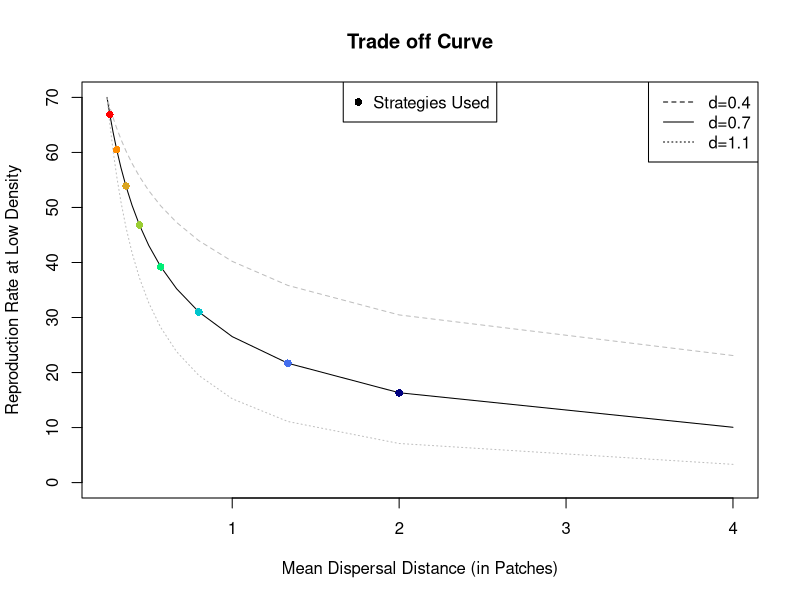
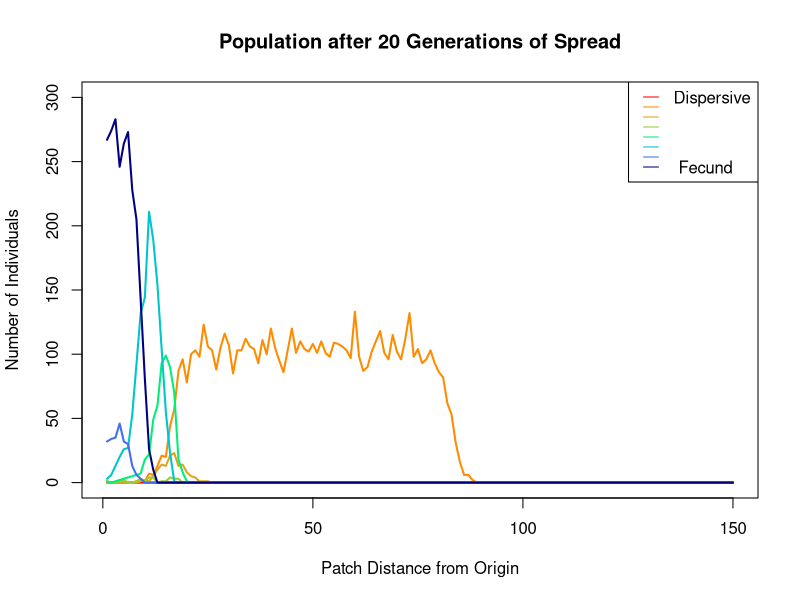
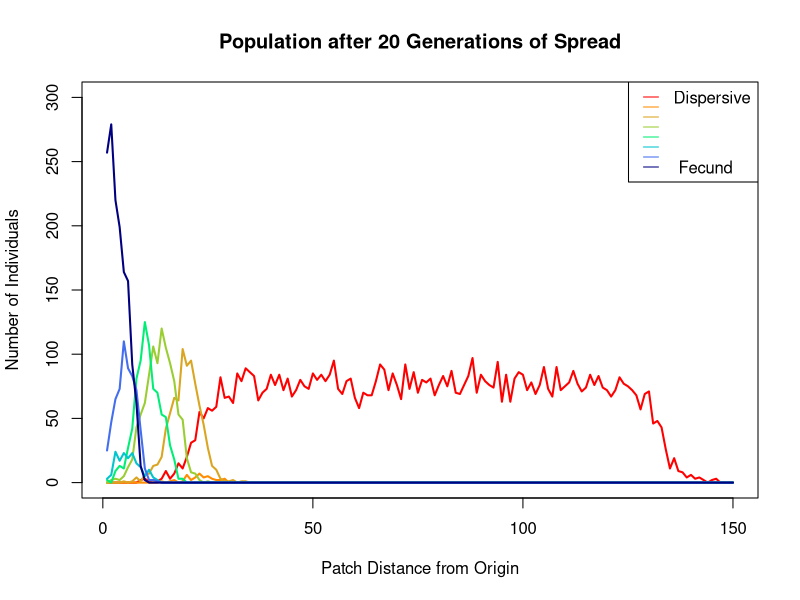
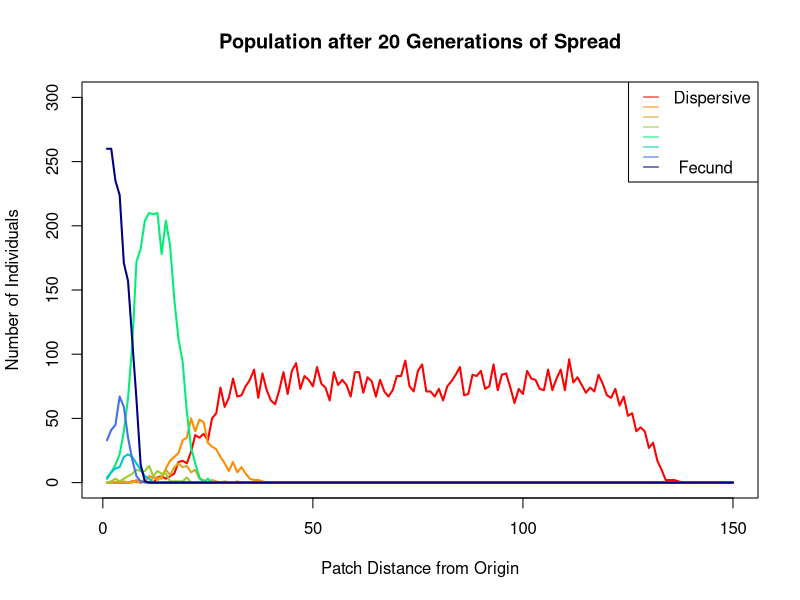
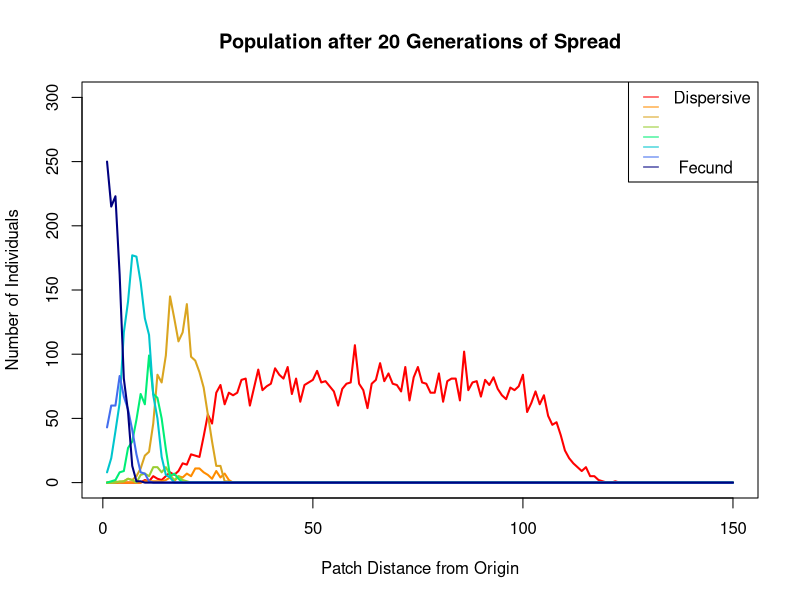
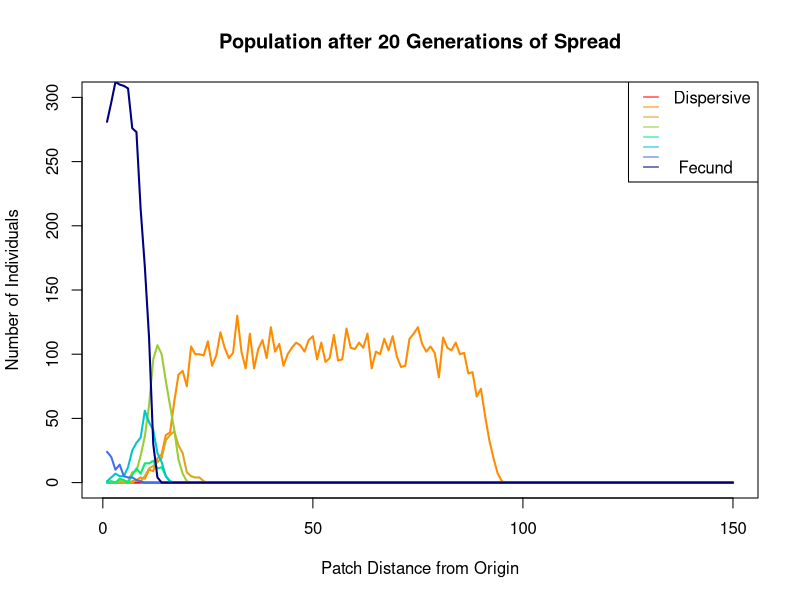
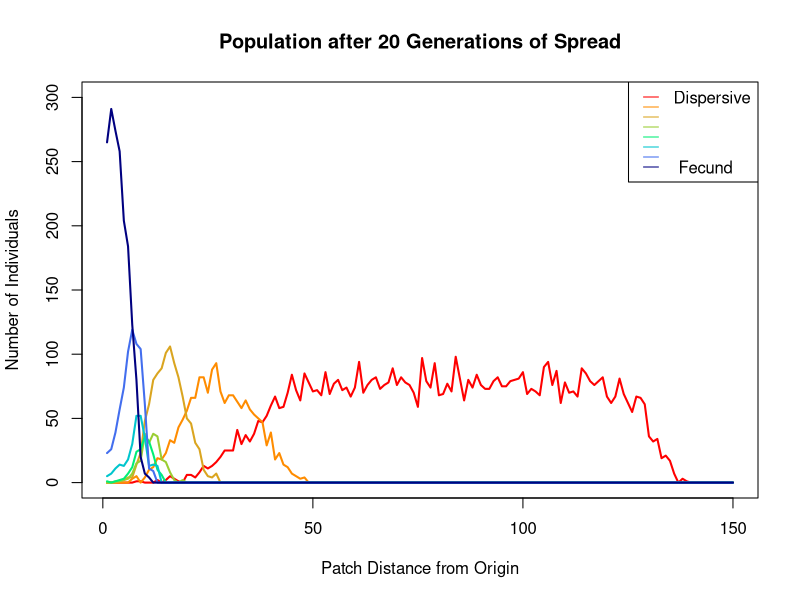
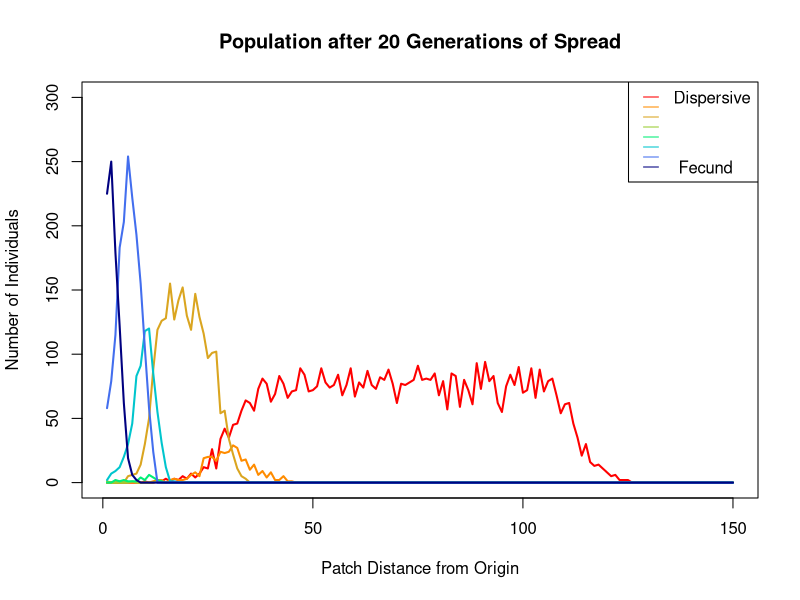

R code for these plots, in order: (Note: a time limit stopped this script after it produced the figures.)
## ---- chunk 1

#define trade-off curves
m<-seq(from=0.25,to=4,by=0.25)
lambdas04<-70*(m/4)^0.4
lambdas07<-70*(m/4)^0.7
lambdas11<-70*(m/4)^1.1
#points to use (should automate this)
m8<-c(0.5,0.75,1.25,1.75,2.25,2.75,3.25,3.75)
#convert to mean dispersal distance
mdd<-1/m
mdd8<-1/m8
#lambdas to use (should automate this)
lambdas8<-c(16.3,21.7,31,39.2,46.8,53.9,60.5,66.9)

#plot the trade-off curves with points for strategies used
plot(lambdas07~mdd, main="Trade off Curve", ylim=c(0,70), xlab="Mean Dispersal Distance (in Patches)", ylab="Reproduction Rate at Low Density",type="l")
lines(x=mdd,y=lambdas04, lty=2, col="grey")
lines(x=mdd, y=lambdas11, lty=3, col="grey")
points(x=mdd8, y=lambdas8, col=c("navy","royalblue2","turquoise3","springgreen2","yellowgreen","goldenrod","darkorange","red"), pch=16)
legend(x="topright", legend=c("d=0.4","d=0.7","d=1.1"), lty=c(2,1,3))
legend(x="top", legend=c("Strategies Used"), pch=16)
## ---- chunk 2
#########################################################

# parameters

#intrinsic rate of increase (lowest)
lambda1 <- 16.3
#intrinsic rate of increase
lambda2 <- 21.7
#intrinsic rate of increase
lambda3 <- 31
#intrinsic rate of increase
lambda4 <- 39.2
#intrinsic rate of increase
lambda5 <- 46.8
#intrinsic rate of increase
lambda6 <- 53.9
#intrinsic rate of increase
lambda7 <- 60.5
#intrinsic rate of increase (highest)
lambda8 <- 66.9
#intraspecific competition
alpha <- .2
#distance decay rate (highest)
m1 <- 0.5
#distance decay rate 
m2<-0.75
#distance decay rate 
m3<-1.25
#distance decay rate 
m4<-1.75
#distance decay rate 
m5<-2.25
#distance decay rate 
m6<-2.75
#distance decay rate 
m7<-3.25
#distance decay rate 
m8<-3.75
#starting population for each strategy
N_0 <- 2
# number of simulations to run
nsim<-10
#number of generations to simulate 
g_max <- 20
#distance between patches vector
dpatch <- 1
#Define distance vector (for now must be integer distances between patches)
dvect <- seq(from=0,length.out = 150,by=dpatch)
#number of patches
patch <- length(dvect)
# p1<-seq(from=0,length.out=3,by=1)
# p2<-seq(from=8,length.out=3,by=1)
# p3<-seq(from=13,length.out=5,by=1)
# dvect<-c(p1,p2,p3)

##########################################################

#functions

#seed production function
gNty <- function(j,k,lambda){ #j is subpopulation, k is total
  seeds<-vector()
  jnext<-(lambda*j)/(1+alpha*(k-1))
  seeds<-c(seeds,jnext)
  return(round(seeds,0))
}

#dispersal function second version -- refactored to remove unnecessary loops and seperate steps into helpers
disperse<-function(x,y,m){ # x is the number of seeds in the patch
  # y is the coloumn index of the patch 
  # m is the parameter defining the dispersal kernel
  pmove<-vector("numeric", patch)
  if (x==0)
    return(pmove)
  else
    move<-distance(x,m)*direction(x)
  for (i in 1:x){ #this moves seeds to their new home, x is number of seeds, compute for each seed 
    for (j in 1:patch){ #this finds the corresponding home for each seed 
     # place(move[i],pwdist[y,j],pmove[j])
      if (move[i]==pwdist[y,j])
      {pmove[j]<-pmove[j]+1}
    }
  }
 return(pmove) 
}
#dispersal helper -- generate random distances, parameters are from disperse
distance<-function(x,m){
  dist<-round(rexp(x,m),0)
  return(dist)
}

#dispersal helper -- generate random directions,x is as disperse
direction<-function(x){
  dir<-rbinom(x,1,0.5)
  sapply(dir,refactor)
}

#direction helper -- refactor 0 to -1
refactor<-function(x){ #  x is values from binomial 
  if (x==0)
    x<- -1
  else x
}

#calculate how many new patches are colonized at the leading edge this generation
lemove<-function(x){ #x is the row in spread matrix corresponding to time t
  moved<-patch-pleft(rev(x))
  moved<-dvect[moved]
  return(moved)
}


#lemove helper how many patches left to colonize
pleft<-function(x){ # x is from lemove, 
  y<-0
  for (k in 1:patch){
    if (x[k] != 0){
      break
    }
    else y<-y+1
  }
  return(y)
}

#calculate how many patches the leading edge moves each generation
# assumes that only one patch is colonized at start
speed<- function(x,y){ # x is vector of the leading edge patch each generation
  # y is the output vector, showing the number of patches the leading edge moved
  for (i in 1:g_max){
    if (i == 1){
      y[i]<-x[i]-1
   }
    else if (x[i] == 0){
     y[i]<-0
   }
    else
      y[i]=x[i]-x[i-1]
  }
  return(y)
}
##########################################################

# Initialize structures for storing data

#Population Spread Matrix
#Adds values to each row for each generation
#Coloumns correspond to patches defined by dvect
spread1<-matrix(0,g_max,patch)
spread1[1,1]<-N_0
spread2<-matrix(0,g_max,patch)
spread2[1,1]<-N_0
spread3<-matrix(0,g_max,patch)
spread3[1,1]<-N_0
spread4<-matrix(0,g_max,patch)
spread4[1,1]<-N_0
spread5<-matrix(0,g_max,patch)
spread5[1,1]<-N_0
spread6<-matrix(0,g_max,patch)
spread6[1,1]<-N_0
spread7<-matrix(0,g_max,patch)
spread7[1,1]<-N_0
spread8<-matrix(0,g_max,patch)
spread8[1,1]<-N_0
spreadttl<-matrix(0,g_max,patch)
spreadttl[1,1]<-N_0*8


#Seeds Dispersed
#vector for storing seeds produced, resets each generation
seeds1<-vector("numeric", patch)
seeds2<-vector("numeric",patch)
seeds3<-vector("numeric",patch)
seeds4<-vector("numeric",patch)
seeds5<-vector("numeric",patch)
seeds6<-vector("numeric",patch)
seeds7<-vector("numeric",patch)
seeds8<-vector("numeric",patch)
#matrix containing number of plants/seeds in each patch after dispersal
#rows are originating patches where seeds were produced,
#coloumns are where they disperse to
seedsd1<-matrix(0,patch,patch)
seedsd2<-matrix(0,patch,patch)
seedsd3<-matrix(0,patch,patch)
seedsd4<-matrix(0,patch,patch)
seedsd5<-matrix(0,patch,patch)
seedsd6<-matrix(0,patch,patch)
seedsd7<-matrix(0,patch,patch)
seedsd8<-matrix(0,patch,patch)

#Pairwise Distances Matrix
#Distances between patch i,j for row i 
#and coloumn j
pwdist<-matrix(NA,patch,patch)
for (i in 1:patch){
  for (j in 1:patch){
    pwdist[i,j]<-dvect[j]-dvect[i]
  }
}

# # vectors for storing colonized patches
# col1<-vector("numeric", g_max)
# col2<-vector("numeric", g_max)
# col3<-vector("numeric", g_max)
# col4<-vector("numeric", g_max)
# col5<-vector("numeric", g_max)
# col6<-vector("numeric", g_max)
# col7<-vector("numeric", g_max)
# col8<-vector("numeric", g_max)
colt<-vector("numeric", g_max)
# 
# #Speed vectors 
# speedv1<-vector("numeric", g_max)
# speedv2<-vector("numeric",g_max)
# speedv3<-vector("numeric",g_max)
# speedv4<-vector("numeric",g_max)
# speedv5<-vector("numeric",g_max)
# speedv6<-vector("numeric",g_max)
# speedv7<-vector("numeric",g_max)
# speedv8<-vector("numeric",g_max)
# speedt<-vector("numeric", g_max)

#Matrix for storing advance per gen.
pmg1<-matrix(NA,nsim,g_max)

# Average speed vectors
# speedmn1<-vector("numeric",nsim)
# speedmn2<-vector("numeric",nsim)
# speedmn3<-vector("numeric",nsim)
# speedmn4<-vector("numeric",nsim)
# speedmn5<-vector("numeric",nsim)
# speedmn6<-vector("numeric",nsim)
# speedmn7<-vector("numeric",nsim)
# speedmn8<-vector("numeric",nsim)
# speedmnt<-vector("numeric",nsim)
####################################################################
## ---- chunk 3
#Run Simulation 
for (x in 1:nsim){                       #for each simulation
 for (i in 1:(g_max-1)){                 #for each generation
  total<-spreadttl[i,]                   #compute total population
  seeds1<-gNty(spread1[i,],total,lambda1) #make seeds
  seeds2<-gNty(spread2[i,],total,lambda2)
  seeds3<-gNty(spread3[i,],total,lambda3)
  seeds4<-gNty(spread4[i,],total,lambda4)
  seeds5<-gNty(spread5[i,],total,lambda5)
  seeds6<-gNty(spread6[i,],total,lambda6)
  seeds7<-gNty(spread7[i,],total,lambda7)
  seeds8<-gNty(spread8[i,],total,lambda8)

  for (j in 1:patch){                     #disperse seeds
    seedsd1[j,]<-disperse(seeds1[j],j,m1)
    seedsd2[j,]<-disperse(seeds2[j],j,m2)
    seedsd3[j,]<-disperse(seeds3[j],j,m3)
    seedsd4[j,]<-disperse(seeds4[j],j,m4)
    seedsd5[j,]<-disperse(seeds5[j],j,m5)
    seedsd6[j,]<-disperse(seeds6[j],j,m6)
    seedsd7[j,]<-disperse(seeds7[j],j,m7)
    seedsd8[j,]<-disperse(seeds8[j],j,m8)
  }
  spread1[i+1,]<-apply(seedsd1,2,sum)     #fill in next row in population matrix
  spread2[i+1,]<-apply(seedsd2,2,sum)
  spread3[i+1,]<-apply(seedsd3,2,sum)
  spread4[i+1,]<-apply(seedsd4,2,sum)
  spread5[i+1,]<-apply(seedsd5,2,sum)
  spread6[i+1,]<-apply(seedsd6,2,sum)
  spread7[i+1,]<-apply(seedsd7,2,sum)
  spread8[i+1,]<-apply(seedsd8,2,sum)
  spreadttl[i+1,]<-spread1[i+1,]+spread2[i+1,]+spread3[i+1,]+spread4[i+1,]+spread5[i+1,]+spread6[i+1,]+spread7[i+1,]+spread8[i+1,]
  
# pmg[x,i]<-lemove(spreadttl[i+1,])
  # col1[i]<-lemove(spread1[i+1,])#calculate how many patches the leading edge has advanced
  # col2[i]<-lemove(spread2[i+1,])
  # col3[i]<-lemove(spread2[i+1,])
  # col4[i]<-lemove(spread2[i+1,])
  # col5[i]<-lemove(spread2[i+1,])
  # col6[i]<-lemove(spread2[i+1,])
  # col7[i]<-lemove(spread2[i+1,])
  # col8[i]<-lemove(spread2[i+1,])
   colt[i]<-lemove(spreadttl[i+1,]) #calculate patches moved per gen.
  
 }
pmg1[x,]<-colt                       #fill in patches moved matrix
  
# speedv1<-speed(col1,speedv1) #combine advances to get invasion velocity of leading edge
# speedv2<-speed(col2,speedv2)
# speedv3<-speed(col2,speedv3)
# speedv4<-speed(col2,speedv4)
# speedv5<-speed(col2,speedv5)
# speedv6<-speed(col2,speedv6)
# speedv7<-speed(col2,speedv7)
# speedv8<-speed(col2,speedv8)
# speedt<-speed(colt,speedt)
# speedm1<-mean(speedv1) # average invasion velocity over time
# speedm2<-mean(speedv2)
# speedm3<-mean(speedv3)
# speedm4<-mean(speedv4)
# speedm5<-mean(speedv5)
# speedm6<-mean(speedv6)
# speedm7<-mean(speedv7)
# speedm8<-mean(speedv8)
# speedmt<-mean(speedt)

#Plot the distribution of strategies at the last generation
  plot(spread1[g_max,], type="l", col="red",ylim=c(0,300),main="Population after 20 Generations of Spread",  xlab="Patch Distance from Origin", ylab="Number of Individuals",lwd=2)
  lines(spread2[g_max,], col="darkorange",lwd=2)
  lines(spread3[g_max,], col="goldenrod",lwd=2)
  lines(spread4[g_max,], col="yellowgreen",lwd=2)
  lines(spread5[g_max,], col="springgreen2",lwd=2)
  lines(spread6[g_max,], col="turquoise3",lwd=2)
  lines(spread7[g_max,], col="royalblue2",lwd=2)
  lines(spread8[g_max,], col="navy",lwd=2)
  legend("topright", legend=c("Dispersive", "","","","","","", " Fecund"),col=c("red","darkorange","goldenrod","yellowgreen","springgreen2","turquoise3","royalblue2","  navy"), lty=1,seg.len = 1,y.intersp = 0.5)
  
  # speedv1<-speed(col1,speedv1) #combine advances to get invasion velocity of leading edge
  # speedv2<-speed(col2,speedv2)
  # speedv3<-speed(col3,speedv3)
  # speedv4<-speed(col4,speedv4)
  # speedv5<-speed(col5,speedv5)
  # speedv6<-speed(col6,speedv6)
  # speedv7<-speed(col7,speedv7)
  # speedv8<-speed(col8,speedv8)
  # speedt<-speed(colt,speedt)
  
#   plot(speedv1, type="l", xlab="Generation Number", ylab="Invasion Velocity (multiples of MDD)", lwd=2, lty=2,col="darkorange", ylim=c(0,10))
#   lines(speedv2, col="red", lwd=2,lty=2)
#   lines(speedv3, col="brown", lwd=2,lty=2)
#   lines(speedv4, col="green", lwd=2,lty=2)
#   lines(speedv5, col="darkgreen", lwd=2,lty=2)
#   lines(speedv6, col="darkblue", lwd=2,lty=2)
#   lines(speedv7, col="blue", lwd=2,lty=2)
#   lines(speedv8, col="blueviolet", lwd=2,lty=2)
#   lines(speedt,lwd=2)
#   legend("topright", legend=c("Total Population", "Highest mean dispersal distance", "Highest Fecundity"), col=c("black", "red","blueviolet"), lty=1, seg.len=1.5)
  # speedmn1[x]<-(col1[g_max-1]-1)/g_max
  # speedmn2[x]<-(col2[g_max-1]-1)/g_max
  # speedmn3[x]<-(col3[g_max-1]-1)/g_max
  # speedmn4[x]<-(col4[g_max-1]-1)/g_max
  # speedmn5[x]<-(col5[g_max-1]-1)/g_max
  # speedmn6[x]<-(col6[g_max-1]-1)/g_max
  # speedmn7[x]<-(col7[g_max-1]-1)/g_max
  # speedmn8[x]<-(col8[g_max-1]-1)/g_max
  # speedmnt[x]<-(colt[g_max-1]-1)/g_max
}
# plot(speedmn8, type="p", xlab="Index", ylab="Average Invasion Velocity", ylim=c(-3,5),pch=16,col="blueviolet")
# points(speedmn1,col="red",pch=16)
# points(speedmn2,col="darkorange",pch=16)
# points(speedmn3,col="brown",pch=16)
# points(speedmn4,col="green",pch=16)
# points(speedmn5,col="darkgreen",pch=16)
# points(speedmn6,col="darkblue",pch=16)
# points(speedmn7,col="blue",pch=16)
# points(speedmnt,pch=16)


mppg1<-vector("numeric",g_max)          #create vector for mean speed
mppg1<-apply(pmg1,2,mean)                #compute mean advance each gen.

#Plot the advance across replicates + mean
plot(pmg1[1,1:19],main="Movement of Leading Edge over 20 Generations",ylab="Distance from Starting Patch", xlab="Generation",type="l", lty=2,col="grey",ylim=c(0,patch))
lines(pmg1[2,1:19],lty=2,col="grey")
lines(pmg1[3,1:19],lty=2,col="grey")
lines(pmg1[4,1:19],lty=2,col="grey")
lines(pmg1[5,1:19],lty=2,col="grey")
lines(pmg1[6,1:19],lty=2,col="grey")
lines(pmg1[7,1:19],lty=2,col="grey")
lines(pmg1[8,1:19],lty=2,col="grey")
lines(pmg1[9,1:19],lty=2,col="grey")
lines(pmg1[10,1:19],lty=2,col="grey")
lines(mppg1[1:19],lty=1,lwd=2)
legend(x="bottomright", legend=c("Mean","Replicates"),lty=c(1,2),col=c("black","grey"))
## ---- chunk 4
#########################################################

# parameters

#intrinsic rate of increase (lowest)
lambda1 <- 16.3
#intrinsic rate of increase
lambda2 <- 21.7
#intrinsic rate of increase
lambda3 <- 31
#intrinsic rate of increase
lambda4 <- 39.2
#intrinsic rate of increase
lambda5 <- 46.8
#intrinsic rate of increase
lambda6 <- 53.9
#intrinsic rate of increase
lambda7 <- 60.5
#intrinsic rate of increase (highest)
lambda8 <- 66.9
#intraspecific competition
alpha <- .2
#distance decay rate (highest)
m1 <- 0.5
#distance decay rate 
m2<-0.75
#distance decay rate 
m3<-1.25
#distance decay rate 
m4<-1.75
#distance decay rate 
m5<-2.25
#distance decay rate 
m6<-2.75
#distance decay rate 
m7<-3.25
#distance decay rate 
m8<-3.75
#starting population for each strategy
N_0 <- 2
# number of simulations to run
nsim<-10
#number of generations to simulate 
g_max <- 20
#distance between patches vector
dpatch <- 2
#Define distance vector (for now must be integer distances between patches)
dvect <- seq(from=0,length.out = 75,by=dpatch)
#number of patches
patch <- length(dvect)
# p1<-seq(from=0,length.out=3,by=1)
# p2<-seq(from=8,length.out=3,by=1)
# p3<-seq(from=13,length.out=5,by=1)
# dvect<-c(p1,p2,p3)

##########################################################

#functions

#seed production function
gNty <- function(j,k,lambda){ #j is subpopulation, k is total
  seeds<-vector()
  jnext<-(lambda*j)/(1+alpha*(k-1))
  seeds<-c(seeds,jnext)
  return(round(seeds,0))
}

#dispersal function second version -- refactored to remove unnecessary loops and seperate steps into helpers
disperse<-function(x,y,m){ # x is the number of seeds in the patch
  # y is the coloumn index of the patch 
  # m is the parameter defining the dispersal kernel
  pmove<-vector("numeric", patch)
  if (x==0)
    return(pmove)
  else
    move<-distance(x,m)*direction(x)
  for (i in 1:x){ #this moves seeds to their new home, x is number of seeds, compute for each seed 
    for (j in 1:patch){ #this finds the corresponding home for each seed 
     # place(move[i],pwdist[y,j],pmove[j])
      if (move[i]==pwdist[y,j])
      {pmove[j]<-pmove[j]+1}
    }
  }
 return(pmove) 
}
#dispersal helper -- generate random distances, parameters are from disperse
distance<-function(x,m){
  dist<-round(rexp(x,m),0)
  return(dist)
}

#dispersal helper -- generate random directions,x is as disperse
direction<-function(x){
  dir<-rbinom(x,1,0.5)
  sapply(dir,refactor)
}

#direction helper -- refactor 0 to -1
refactor<-function(x){ #  x is values from binomial 
  if (x==0)
    x<- -1
  else x
}

#calculate how many new patches are colonized at the leading edge this generation
lemove<-function(x){ #x is the row in spread matrix corresponding to time t
  moved<-patch-pleft(rev(x))
  moved<-dvect[moved]
  return(moved)
}

#lemove helper how many patches left to colonize
pleft<-function(x){ # x is from lemove, 
  y<-0
  for (k in 1:patch){
    if (x[k] != 0){
      break
    }
    else y<-y+1
  }
  return(y)
}

#calculate how many patches the leading edge moves each generation
# assumes that only one patch is colonized at start
speed<- function(x,y){ # x is vector of the leading edge patch each generation
  # y is the output vector, showing the number of patches the leading edge moved
  for (i in 1:g_max){
    if (i == 1){
      y[i]<-x[i]-1
   }
    else if (x[i] == 0){
     y[i]<-0
   }
    else
      y[i]=x[i]-x[i-1]
  }
  return(y)
}
##########################################################

# Initialize structures for storing data

#Population Spread Matrix
#Adds values to each row for each generation
#Coloumns correspond to patches defined by dvect
spread1<-matrix(0,g_max,patch)
spread1[1,1]<-N_0
spread2<-matrix(0,g_max,patch)
spread2[1,1]<-N_0
spread3<-matrix(0,g_max,patch)
spread3[1,1]<-N_0
spread4<-matrix(0,g_max,patch)
spread4[1,1]<-N_0
spread5<-matrix(0,g_max,patch)
spread5[1,1]<-N_0
spread6<-matrix(0,g_max,patch)
spread6[1,1]<-N_0
spread7<-matrix(0,g_max,patch)
spread7[1,1]<-N_0
spread8<-matrix(0,g_max,patch)
spread8[1,1]<-N_0
spreadttl<-matrix(0,g_max,patch)
spreadttl[1,]<-N_0*8


#Seeds Dispersed
#vector for storing seeds produced, resets each generation
seeds1<-vector("numeric", patch)
seeds2<-vector("numeric",patch)
seeds3<-vector("numeric",patch)
seeds4<-vector("numeric",patch)
seeds5<-vector("numeric",patch)
seeds6<-vector("numeric",patch)
seeds7<-vector("numeric",patch)
seeds8<-vector("numeric",patch)
#matrix containing number of plants/seeds in each patch after dispersal
#rows are originating patches where seeds were produced,
#coloumns are where they disperse to
seedsd1<-matrix(0,patch,patch)
seedsd2<-matrix(0,patch,patch)
seedsd3<-matrix(0,patch,patch)
seedsd4<-matrix(0,patch,patch)
seedsd5<-matrix(0,patch,patch)
seedsd6<-matrix(0,patch,patch)
seedsd7<-matrix(0,patch,patch)
seedsd8<-matrix(0,patch,patch)

#Pairwise Distances Matrix
#Distances between patch i,j for row i 
#and coloumn j
pwdist<-matrix(NA,patch,patch)
for (i in 1:patch){
  for (j in 1:patch){
    pwdist[i,j]<-dvect[j]-dvect[i]
  }
}

# vectors for storing colonized patches
col1<-vector("numeric", g_max)
col2<-vector("numeric", g_max)
col3<-vector("numeric", g_max)
col4<-vector("numeric", g_max)
col5<-vector("numeric", g_max)
col6<-vector("numeric", g_max)
col7<-vector("numeric", g_max)
col8<-vector("numeric", g_max)
colt<-vector("numeric", g_max)

#Matrix for storing advance per gen.
pmg2<-matrix(NA,nsim,g_max)
####################################################################
## ---- chunk 5
#Run Simulation
for (x in 1:nsim){
 for (i in 1:(g_max-1)){ #for each generation
  total<-spreadttl[i,]
  # ratio<-spread[i,]/total
  # ratio[is.nan(ratio)] <- 0
  seeds1<-gNty(spread1[i,],total,lambda1)
  seeds2<-gNty(spread2[i,],total,lambda2)
  seeds3<-gNty(spread3[i,],total,lambda3)
  seeds4<-gNty(spread4[i,],total,lambda4)
  seeds5<-gNty(spread5[i,],total,lambda5)
  seeds6<-gNty(spread6[i,],total,lambda6)
  seeds7<-gNty(spread7[i,],total,lambda7)
  seeds8<-gNty(spread8[i,],total,lambda8)

  for (j in 1:patch){ #disperse seeds
    seedsd1[j,]<-disperse(seeds1[j],j,m1)
    seedsd2[j,]<-disperse(seeds2[j],j,m2)
    seedsd3[j,]<-disperse(seeds3[j],j,m3)
    seedsd4[j,]<-disperse(seeds4[j],j,m4)
    seedsd5[j,]<-disperse(seeds5[j],j,m5)
    seedsd6[j,]<-disperse(seeds6[j],j,m6)
    seedsd7[j,]<-disperse(seeds7[j],j,m7)
    seedsd8[j,]<-disperse(seeds8[j],j,m8)
  }
  spread1[i+1,]<-apply(seedsd1,2,sum) #fill in next row in population matrix
  spread2[i+1,]<-apply(seedsd2,2,sum)
  spread3[i+1,]<-apply(seedsd3,2,sum)
  spread4[i+1,]<-apply(seedsd4,2,sum)
  spread5[i+1,]<-apply(seedsd5,2,sum)
  spread6[i+1,]<-apply(seedsd6,2,sum)
  spread7[i+1,]<-apply(seedsd7,2,sum)
  spread8[i+1,]<-apply(seedsd8,2,sum)
  spreadttl[i+1,]<-spread1[i+1,]+spread2[i+1,]+spread3[i+1,]+spread4[i+1,]+spread5[i+1,]+spread6[i+1,]+spread7[i+1,]+spread8[i+1,]

  colt[i]<-lemove(spreadttl[i+1,])
 }
pmg2[x,]<-colt
  plot(spread1[g_max,]~dvect, type="l", col="red",ylim=c(0,300),main="Population after 20 Generations of Spread",  xlab="Patch Distance from Origin", ylab="Number of Individuals",lwd=2)
  lines(x=dvect,y=spread2[g_max,], col="darkorange",lwd=2)
  lines(x=dvect,y=spread3[g_max,], col="goldenrod",lwd=2)
  lines(x=dvect,y=spread4[g_max,], col="yellowgreen",lwd=2)
  lines(x=dvect,y=spread5[g_max,], col="springgreen2",lwd=2)
  lines(x=dvect,y=spread6[g_max,], col="turquoise3",lwd=2)
  lines(x=dvect,y=spread7[g_max,], col="royalblue2",lwd=2)
  lines(x=dvect,y=spread8[g_max,], col="navy",lwd=2)
  
  legend("topright", legend=c("Dispersive", "","","","","","", " Fecund"),col=c("red","darkorange","goldenrod","yellowgreen","springgreen2","turquoise3","royalblue2","  navy"), lty=1,seg.len = 1,y.intersp = 0.5)
  
}
mppg2<-vector("numeric",g_max)
mppg2<-apply(pmg2,2,mean)
plot(pmg2[1,1:19],main="Movement of Leading Edge over 20 Generations",ylab="Distance from Starting Patch", xlab="Generation",type="l", lty=2,col="grey",ylim=c(0,150))
lines(pmg2[2,1:19],lty=2,col="grey")
lines(pmg2[3,1:19],lty=2,col="grey")
lines(pmg2[4,1:19],lty=2,col="grey")
lines(pmg2[5,1:19],lty=2,col="grey")
lines(pmg2[6,1:19],lty=2,col="grey")
lines(pmg2[7,1:19],lty=2,col="grey")
lines(pmg2[8,1:19],lty=2,col="grey")
lines(pmg2[9,1:19],lty=2,col="grey")
lines(pmg2[10,1:19],lty=2,col="grey")
lines(mppg2[1:19],lty=1,lwd=2)
legend(x="topleft", legend=c("Mean","Replicates"),lty=c(1,2),col=c("black","grey"))
## ---- chunk 6
#########################################################

# parameters

#intrinsic rate of increase (lowest)
lambda1 <- 16.3
#intrinsic rate of increase
lambda2 <- 21.7
#intrinsic rate of increase
lambda3 <- 31
#intrinsic rate of increase
lambda4 <- 39.2
#intrinsic rate of increase
lambda5 <- 46.8
#intrinsic rate of increase
lambda6 <- 53.9
#intrinsic rate of increase
lambda7 <- 60.5
#intrinsic rate of increase (highest)
lambda8 <- 66.9
#intraspecific competition
alpha <- .2
#distance decay rate (highest)
m1 <- 0.5
#distance decay rate 
m2<-0.75
#distance decay rate 
m3<-1.25
#distance decay rate 
m4<-1.75
#distance decay rate 
m5<-2.25
#distance decay rate 
m6<-2.75
#distance decay rate 
m7<-3.25
#distance decay rate 
m8<-3.75
#starting population for each strategy
N_0 <- 2
# number of simulations to run
nsim<-10
#number of generations to simulate 
g_max <- 20
#distance between patches vector
dpatch <- 2
#Define distance vector (for now must be integer distances between patches)
dvect <-  c(0,cumsum(rep(c(1,3),30)))
#number of patches
patch <- length(dvect)
# p1<-seq(from=0,length.out=3,by=1)
# p2<-seq(from=8,length.out=3,by=1)
# p3<-seq(from=13,length.out=5,by=1)
# dvect<-c(p1,p2,p3)

##########################################################

#functions

#seed production function
gNty <- function(j,k,lambda){ #j is subpopulation, k is total
  seeds<-vector()
  jnext<-(lambda*j)/(1+alpha*(k-1))
  seeds<-c(seeds,jnext)
  return(round(seeds,0))
}

#dispersal function second version -- refactored to remove unnecessary loops and seperate steps into helpers
disperse<-function(x,y,m){ # x is the number of seeds in the patch
  # y is the coloumn index of the patch 
  # m is the parameter defining the dispersal kernel
  pmove<-vector("numeric", patch)
  if (x==0)
    return(pmove)
  else
    move<-distance(x,m)*direction(x)
  for (i in 1:x){ #this moves seeds to their new home, x is number of seeds, compute for each seed 
    for (j in 1:patch){ #this finds the corresponding home for each seed 
     # place(move[i],pwdist[y,j],pmove[j])
      if (move[i]==pwdist[y,j])
      {pmove[j]<-pmove[j]+1}
    }
  }
 return(pmove) 
}
#dispersal helper -- generate random distances, parameters are from disperse
distance<-function(x,m){
  dist<-round(rexp(x,m),0)
  return(dist)
}

#dispersal helper -- generate random directions,x is as disperse
direction<-function(x){
  dir<-rbinom(x,1,0.5)
  sapply(dir,refactor)
}

#direction helper -- refactor 0 to -1
refactor<-function(x){ #  x is values from binomial 
  if (x==0)
    x<- -1
  else x
}

#calculate how many new patches are colonized at the leading edge this generation
lemove<-function(x){ #x is the row in spread matrix corresponding to time t
  moved<-patch-pleft(rev(x))
  moved<-dvect[moved]
  return(moved)
}


#lemove helper how many patches left to colonize
pleft<-function(x){ # x is from lemove, 
  y<-0
  for (k in 1:patch){
    if (x[k] != 0){
      break
    }
    else y<-y+1
  }
  return(y)
}

#calculate how many patches the leading edge moves each generation
# assumes that only one patch is colonized at start
speed<- function(x,y){ # x is vector of the leading edge patch each generation
  # y is the output vector, showing the number of patches the leading edge moved
  for (i in 1:g_max){
    if (i == 1){
      y[i]<-x[i]-1
   }
    else if (x[i] == 0){
     y[i]<-0
   }
    else
      y[i]=x[i]-x[i-1]
  }
  return(y)
}
##########################################################

# Initialize structures for storing data

#Population Spread Matrix
#Adds values to each row for each generation
#Coloumns correspond to patches defined by dvect
spread1<-matrix(0,g_max,patch)
spread1[1,1]<-N_0
spread2<-matrix(0,g_max,patch)
spread2[1,1]<-N_0
spread3<-matrix(0,g_max,patch)
spread3[1,1]<-N_0
spread4<-matrix(0,g_max,patch)
spread4[1,1]<-N_0
spread5<-matrix(0,g_max,patch)
spread5[1,1]<-N_0
spread6<-matrix(0,g_max,patch)
spread6[1,1]<-N_0
spread7<-matrix(0,g_max,patch)
spread7[1,1]<-N_0
spread8<-matrix(0,g_max,patch)
spread8[1,1]<-N_0
spreadttl<-matrix(0,g_max,patch)
spreadttl[1,]<-N_0*8


#Seeds Dispersed
#vector for storing seeds produced, resets each generation
seeds1<-vector("numeric", patch)
seeds2<-vector("numeric",patch)
seeds3<-vector("numeric",patch)
seeds4<-vector("numeric",patch)
seeds5<-vector("numeric",patch)
seeds6<-vector("numeric",patch)
seeds7<-vector("numeric",patch)
seeds8<-vector("numeric",patch)
#matrix containing number of plants/seeds in each patch after dispersal
#rows are originating patches where seeds were produced,
#coloumns are where they disperse to
seedsd1<-matrix(0,patch,patch)
seedsd2<-matrix(0,patch,patch)
seedsd3<-matrix(0,patch,patch)
seedsd4<-matrix(0,patch,patch)
seedsd5<-matrix(0,patch,patch)
seedsd6<-matrix(0,patch,patch)
seedsd7<-matrix(0,patch,patch)
seedsd8<-matrix(0,patch,patch)

#Pairwise Distances Matrix
#Distances between patch i,j for row i 
#and coloumn j
pwdist<-matrix(NA,patch,patch)
for (i in 1:patch){
  for (j in 1:patch){
    pwdist[i,j]<-dvect[j]-dvect[i]
  }
}

# vectors for storing colonized patches
colt<-vector("numeric", g_max)

#Matrix for storing advance per gen.
pmg3<-matrix(NA,nsim,g_max)


####################################################################
## ---- chunk 7
#Run Simulation
for (x in 1:nsim){
 for (i in 1:(g_max-1)){ #for each generation
  total<-spreadttl[i,]
  # ratio<-spread[i,]/total
  # ratio[is.nan(ratio)] <- 0
  seeds1<-gNty(spread1[i,],total,lambda1)
  seeds2<-gNty(spread2[i,],total,lambda2)
  seeds3<-gNty(spread3[i,],total,lambda3)
  seeds4<-gNty(spread4[i,],total,lambda4)
  seeds5<-gNty(spread5[i,],total,lambda5)
  seeds6<-gNty(spread6[i,],total,lambda6)
  seeds7<-gNty(spread7[i,],total,lambda7)
  seeds8<-gNty(spread8[i,],total,lambda8)

  for (j in 1:patch){ #disperse seeds
    seedsd1[j,]<-disperse(seeds1[j],j,m1)
    seedsd2[j,]<-disperse(seeds2[j],j,m2)
    seedsd3[j,]<-disperse(seeds3[j],j,m3)
    seedsd4[j,]<-disperse(seeds4[j],j,m4)
    seedsd5[j,]<-disperse(seeds5[j],j,m5)
    seedsd6[j,]<-disperse(seeds6[j],j,m6)
    seedsd7[j,]<-disperse(seeds7[j],j,m7)
    seedsd8[j,]<-disperse(seeds8[j],j,m8)
  }
  spread1[i+1,]<-apply(seedsd1,2,sum) #fill in next row in population matrix
  spread2[i+1,]<-apply(seedsd2,2,sum)
  spread3[i+1,]<-apply(seedsd3,2,sum)
  spread4[i+1,]<-apply(seedsd4,2,sum)
  spread5[i+1,]<-apply(seedsd5,2,sum)
  spread6[i+1,]<-apply(seedsd6,2,sum)
  spread7[i+1,]<-apply(seedsd7,2,sum)
  spread8[i+1,]<-apply(seedsd8,2,sum)
  spreadttl[i+1,]<-spread1[i+1,]+spread2[i+1,]+spread3[i+1,]+spread4[i+1,]+spread5[i+1,]+spread6[i+1,]+spread7[i+1,]+spread8[i+1,]
  colt[i]<-lemove(spreadttl[i+1,])
}
pmg3[x,]<-colt

  plot(spread1[g_max,]~dvect, type="l", col="red",ylim=c(0,300),main="Population after 20 Generations of Spread",  xlab="Patch Distance from Origin", ylab="Number of Individuals",lwd=2)
  lines(x=dvect,y=spread2[g_max,], col="darkorange",lwd=2)
  lines(x=dvect,y=spread3[g_max,], col="goldenrod",lwd=2)
  lines(x=dvect,y=spread4[g_max,], col="yellowgreen",lwd=2)
  lines(x=dvect,y=spread5[g_max,], col="springgreen2",lwd=2)
  lines(x=dvect,y=spread6[g_max,], col="turquoise3",lwd=2)
  lines(x=dvect,y=spread7[g_max,], col="royalblue2",lwd=2)
  lines(x=dvect,y=spread8[g_max,], col="navy",lwd=2)
  
  legend("topright", legend=c("Dispersive", "","","","","","", " Fecund"),col=c("red","darkorange","goldenrod","yellowgreen","springgreen2","turquoise3","royalblue2","  navy"), lty=1,seg.len = 1,y.intersp = 0.5)
  
}
mppg3<-vector("numeric",g_max)
mppg3<-apply(pmg3,2,mean)
plot(pmg3[1,1:19],main="Movement of Leading Edge over 20 Generations",ylab="Distance from Starting Patch", xlab="Generation",type="l", lty=2,col="grey",ylim=c(0,150))
lines(pmg3[2,1:19],lty=2,col="grey")
lines(pmg3[3,1:19],lty=2,col="grey")
lines(pmg3[4,1:19],lty=2,col="grey")
lines(pmg3[5,1:19],lty=2,col="grey")
lines(pmg3[6,1:19],lty=2,col="grey")
lines(pmg3[7,1:19],lty=2,col="grey")
lines(pmg3[8,1:19],lty=2,col="grey")
lines(pmg3[9,1:19],lty=2,col="grey")
lines(pmg3[10,1:19],lty=2,col="grey")
lines(mppg3[1:19],lty=1,lwd=2)
legend(x="topleft", legend=c("Mean","Replicates"),lty=c(1,2),col=c("black","grey"))
## ---- chunk 8
#########################################################

# parameters

#intrinsic rate of increase (lowest)
lambda1 <- 16.3
#intrinsic rate of increase
lambda2 <- 21.7
#intrinsic rate of increase
lambda3 <- 31
#intrinsic rate of increase
lambda4 <- 39.2
#intrinsic rate of increase
lambda5 <- 46.8
#intrinsic rate of increase
lambda6 <- 53.9
#intrinsic rate of increase
lambda7 <- 60.5
#intrinsic rate of increase (highest)
lambda8 <- 66.9
#intraspecific competition
alpha <- .2
#distance decay rate (highest)
m1 <- 0.5
#distance decay rate 
m2<-0.75
#distance decay rate 
m3<-1.25
#distance decay rate 
m4<-1.75
#distance decay rate 
m5<-2.25
#distance decay rate 
m6<-2.75
#distance decay rate 
m7<-3.25
#distance decay rate 
m8<-3.75
#starting population for each strategy
N_0 <- 2
# number of simulations to run
nsim<-10
#number of generations to simulate 
g_max <- 20
#distance between patches vector
dpatch <- 3
#Define distance vector (for now must be integer distances between patches)
dvect <- seq(from=0,length.out = 50,by=dpatch)
#number of patches
patch <- length(dvect)
# p1<-seq(from=0,length.out=3,by=1)
# p2<-seq(from=8,length.out=3,by=1)
# p3<-seq(from=13,length.out=5,by=1)
# dvect<-c(p1,p2,p3)

##########################################################

#functions

#seed production function
gNty <- function(j,k,lambda){ #j is subpopulation, k is total
  seeds<-vector()
  jnext<-(lambda*j)/(1+alpha*(k-1))
  seeds<-c(seeds,jnext)
  return(round(seeds,0))
}

#dispersal function second version -- refactored to remove unnecessary loops and seperate steps into helpers
disperse<-function(x,y,m){ # x is the number of seeds in the patch
  # y is the coloumn index of the patch 
  # m is the parameter defining the dispersal kernel
  pmove<-vector("numeric", patch)
  if (x==0)
    return(pmove)
  else
    move<-distance(x,m)*direction(x)
  for (i in 1:x){ #this moves seeds to their new home, x is number of seeds, compute for each seed 
    for (j in 1:patch){ #this finds the corresponding home for each seed 
     # place(move[i],pwdist[y,j],pmove[j])
      if (move[i]==pwdist[y,j])
      {pmove[j]<-pmove[j]+1}
    }
  }
 return(pmove) 
}
#dispersal helper -- generate random distances, parameters are from disperse
distance<-function(x,m){
  dist<-round(rexp(x,m),0)
  return(dist)
}

#dispersal helper -- generate random directions,x is as disperse
direction<-function(x){
  dir<-rbinom(x,1,0.5)
  sapply(dir,refactor)
}

#direction helper -- refactor 0 to -1
refactor<-function(x){ #  x is values from binomial 
  if (x==0)
    x<- -1
  else x
}

#calculate how many new patches are colonized at the leading edge this generation
lemove<-function(x){ #x is the row in spread matrix corresponding to time t
  moved<-patch-pleft(rev(x))
  moved<-dvect[moved]
  return(moved)
}


#lemove helper how many patches left to colonize
pleft<-function(x){ # x is from lemove, 
  y<-0
  for (k in 1:patch){
    if (x[k] != 0){
      break
    }
    else y<-y+1
  }
  return(y)
}

#calculate how many patches the leading edge moves each generation
# assumes that only one patch is colonized at start
speed<- function(x,y){ # x is vector of the leading edge patch each generation
  # y is the output vector, showing the number of patches the leading edge moved
  for (i in 1:g_max){
    if (i == 1){
      y[i]<-x[i]-1
   }
    else if (x[i] == 0){
     y[i]<-0
   }
    else
      y[i]=x[i]-x[i-1]
  }
  return(y)
}
##########################################################

# Initialize structures for storing data

#Population Spread Matrix
#Adds values to each row for each generation
#Coloumns correspond to patches defined by dvect
spread1<-matrix(0,g_max,patch)
spread1[1,1]<-N_0
spread2<-matrix(0,g_max,patch)
spread2[1,1]<-N_0
spread3<-matrix(0,g_max,patch)
spread3[1,1]<-N_0
spread4<-matrix(0,g_max,patch)
spread4[1,1]<-N_0
spread5<-matrix(0,g_max,patch)
spread5[1,1]<-N_0
spread6<-matrix(0,g_max,patch)
spread6[1,1]<-N_0
spread7<-matrix(0,g_max,patch)
spread7[1,1]<-N_0
spread8<-matrix(0,g_max,patch)
spread8[1,1]<-N_0
spreadttl<-matrix(0,g_max,patch)
spreadttl[1,]<-N_0*8


#Seeds Dispersed
#vector for storing seeds produced, resets each generation
seeds1<-vector("numeric", patch)
seeds2<-vector("numeric",patch)
seeds3<-vector("numeric",patch)
seeds4<-vector("numeric",patch)
seeds5<-vector("numeric",patch)
seeds6<-vector("numeric",patch)
seeds7<-vector("numeric",patch)
seeds8<-vector("numeric",patch)
#matrix containing number of plants/seeds in each patch after dispersal
#rows are originating patches where seeds were produced,
#coloumns are where they disperse to
seedsd1<-matrix(0,patch,patch)
seedsd2<-matrix(0,patch,patch)
seedsd3<-matrix(0,patch,patch)
seedsd4<-matrix(0,patch,patch)
seedsd5<-matrix(0,patch,patch)
seedsd6<-matrix(0,patch,patch)
seedsd7<-matrix(0,patch,patch)
seedsd8<-matrix(0,patch,patch)

#Pairwise Distances Matrix
#Distances between patch i,j for row i 
#and coloumn j
pwdist<-matrix(NA,patch,patch)
for (i in 1:patch){
  for (j in 1:patch){
    pwdist[i,j]<-dvect[j]-dvect[i]
  }
}

# vectors for storing colonized patches
col1<-vector("numeric", g_max)
col2<-vector("numeric", g_max)
col3<-vector("numeric", g_max)
col4<-vector("numeric", g_max)
col5<-vector("numeric", g_max)
col6<-vector("numeric", g_max)
col7<-vector("numeric", g_max)
col8<-vector("numeric", g_max)
colt<-vector("numeric", g_max)

#Matrix for storing advance per gen.
pmg4<-matrix(NA,nsim,g_max)
####################################################################
## ---- chunk 9
#Run Simulation
for (x in 1:nsim){
 for (i in 1:(g_max-1)){ #for each generation
  total<-spreadttl[i,]
  # ratio<-spread[i,]/total
  # ratio[is.nan(ratio)] <- 0
  seeds1<-gNty(spread1[i,],total,lambda1)
  seeds2<-gNty(spread2[i,],total,lambda2)
  seeds3<-gNty(spread3[i,],total,lambda3)
  seeds4<-gNty(spread4[i,],total,lambda4)
  seeds5<-gNty(spread5[i,],total,lambda5)
  seeds6<-gNty(spread6[i,],total,lambda6)
  seeds7<-gNty(spread7[i,],total,lambda7)
  seeds8<-gNty(spread8[i,],total,lambda8)

  for (j in 1:patch){ #disperse seeds
    seedsd1[j,]<-disperse(seeds1[j],j,m1)
    seedsd2[j,]<-disperse(seeds2[j],j,m2)
    seedsd3[j,]<-disperse(seeds3[j],j,m3)
    seedsd4[j,]<-disperse(seeds4[j],j,m4)
    seedsd5[j,]<-disperse(seeds5[j],j,m5)
    seedsd6[j,]<-disperse(seeds6[j],j,m6)
    seedsd7[j,]<-disperse(seeds7[j],j,m7)
    seedsd8[j,]<-disperse(seeds8[j],j,m8)
  }
  spread1[i+1,]<-apply(seedsd1,2,sum) #fill in next row in population matrix
  spread2[i+1,]<-apply(seedsd2,2,sum)
  spread3[i+1,]<-apply(seedsd3,2,sum)
  spread4[i+1,]<-apply(seedsd4,2,sum)
  spread5[i+1,]<-apply(seedsd5,2,sum)
  spread6[i+1,]<-apply(seedsd6,2,sum)
  spread7[i+1,]<-apply(seedsd7,2,sum)
  spread8[i+1,]<-apply(seedsd8,2,sum)
  spreadttl[i+1,]<-spread1[i+1,]+spread2[i+1,]+spread3[i+1,]+spread4[i+1,]+spread5[i+1,]+spread6[i+1,]+spread7[i+1,]+spread8[i+1,]

  colt[i]<-lemove(spreadttl[i+1,])
 }
pmg4[x,]<-colt
  plot(spread1[g_max,]~dvect, type="l", col="red",ylim=c(0,300),main="Population after 20 Generations of Spread",  xlab="Patch Distance from Origin", ylab="Number of Individuals",lwd=2)
  lines(x=dvect,y=spread2[g_max,], col="darkorange",lwd=2)
  lines(x=dvect,y=spread3[g_max,], col="goldenrod",lwd=2)
  lines(x=dvect,y=spread4[g_max,], col="yellowgreen",lwd=2)
  lines(x=dvect,y=spread5[g_max,], col="springgreen2",lwd=2)
  lines(x=dvect,y=spread6[g_max,], col="turquoise3",lwd=2)
  lines(x=dvect,y=spread7[g_max,], col="royalblue2",lwd=2)
  lines(x=dvect,y=spread8[g_max,], col="navy",lwd=2)
  
  legend("topright", legend=c("Dispersive", "","","","","","", " Fecund"),col=c("red","darkorange","goldenrod","yellowgreen","springgreen2","turquoise3","royalblue2","  navy"), lty=1,seg.len = 1,y.intersp = 0.5)
  
}
mppg4<-vector("numeric",g_max)
mppg4<-apply(pmg4,2,mean)
plot(pmg4[1,1:19],main="Movement of Leading Edge over 20 Generations",ylab="Distance from Starting Patch", xlab="Generation",type="l", lty=2,col="grey",ylim=c(0,100))
lines(pmg4[2,1:19],lty=2,col="grey")
lines(pmg4[3,1:19],lty=2,col="grey")
lines(pmg4[4,1:19],lty=2,col="grey")
lines(pmg4[5,1:19],lty=2,col="grey")
lines(pmg4[6,1:19],lty=2,col="grey")
lines(pmg4[7,1:19],lty=2,col="grey")
lines(pmg4[8,1:19],lty=2,col="grey")
lines(pmg4[9,1:19],lty=2,col="grey")
lines(pmg4[10,1:19],lty=2,col="grey")
lines(mppg4[1:19],lty=1,lwd=2)
legend(x="topleft", legend=c("Mean","Replicates"),lty=c(1,2),col=c("black","grey"))
## ---- chunk 10
#########################################################

# parameters

#intrinsic rate of increase (lowest)
lambda1 <- 16.3
#intrinsic rate of increase
lambda2 <- 21.7
#intrinsic rate of increase
lambda3 <- 31
#intrinsic rate of increase
lambda4 <- 39.2
#intrinsic rate of increase
lambda5 <- 46.8
#intrinsic rate of increase
lambda6 <- 53.9
#intrinsic rate of increase
lambda7 <- 60.5
#intrinsic rate of increase (highest)
lambda8 <- 66.9
#intraspecific competition
alpha <- .2
#distance decay rate (highest)
m1 <- 0.5
#distance decay rate 
m2<-0.75
#distance decay rate 
m3<-1.25
#distance decay rate 
m4<-1.75
#distance decay rate 
m5<-2.25
#distance decay rate 
m6<-2.75
#distance decay rate 
m7<-3.25
#distance decay rate 
m8<-3.75
#starting population for each strategy
N_0 <- 2
# number of simulations to run
nsim<-10
#number of generations to simulate 
g_max <- 20
#distance between patches vector
dpatch <- 2
#Define distance vector (for now must be integer distances between patches)
dvect <-  c(0,cumsum(rep(c(1,1,1,5),15)))
#number of patches
patch <- length(dvect)
# p1<-seq(from=0,length.out=3,by=1)
# p2<-seq(from=8,length.out=3,by=1)
# p3<-seq(from=13,length.out=5,by=1)
# dvect<-c(p1,p2,p3)

##########################################################

#functions

#seed production function
gNty <- function(j,k,lambda){ #j is subpopulation, k is total
  seeds<-vector()
  jnext<-(lambda*j)/(1+alpha*(k-1))
  seeds<-c(seeds,jnext)
  return(round(seeds,0))
}

#dispersal function second version -- refactored to remove unnecessary loops and seperate steps into helpers
disperse<-function(x,y,m){ # x is the number of seeds in the patch
  # y is the coloumn index of the patch 
  # m is the parameter defining the dispersal kernel
  pmove<-vector("numeric", patch)
  if (x==0)
    return(pmove)
  else
    move<-distance(x,m)*direction(x)
  for (i in 1:x){ #this moves seeds to their new home, x is number of seeds, compute for each seed 
    for (j in 1:patch){ #this finds the corresponding home for each seed 
     # place(move[i],pwdist[y,j],pmove[j])
      if (move[i]==pwdist[y,j])
      {pmove[j]<-pmove[j]+1}
    }
  }
 return(pmove) 
}
#dispersal helper -- generate random distances, parameters are from disperse
distance<-function(x,m){
  dist<-round(rexp(x,m),0)
  return(dist)
}

#dispersal helper -- generate random directions,x is as disperse
direction<-function(x){
  dir<-rbinom(x,1,0.5)
  sapply(dir,refactor)
}

#direction helper -- refactor 0 to -1
refactor<-function(x){ #  x is values from binomial 
  if (x==0)
    x<- -1
  else x
}

#calculate how many new patches are colonized at the leading edge this generation
lemove<-function(x){ #x is the row in spread matrix corresponding to time t
  moved<-patch-pleft(rev(x))
  moved<-dvect[moved]
  return(moved)
}


#lemove helper how many patches left to colonize
pleft<-function(x){ # x is from lemove, 
  y<-0
  for (k in 1:patch){
    if (x[k] != 0){
      break
    }
    else y<-y+1
  }
  return(y)
}

#calculate how many patches the leading edge moves each generation
# assumes that only one patch is colonized at start
speed<- function(x,y){ # x is vector of the leading edge patch each generation
  # y is the output vector, showing the number of patches the leading edge moved
  for (i in 1:g_max){
    if (i == 1){
      y[i]<-x[i]-1
   }
    else if (x[i] == 0){
     y[i]<-0
   }
    else
      y[i]=x[i]-x[i-1]
  }
  return(y)
}
##########################################################

# Initialize structures for storing data

#Population Spread Matrix
#Adds values to each row for each generation
#Coloumns correspond to patches defined by dvect
spread1<-matrix(0,g_max,patch)
spread1[1,1]<-N_0
spread2<-matrix(0,g_max,patch)
spread2[1,1]<-N_0
spread3<-matrix(0,g_max,patch)
spread3[1,1]<-N_0
spread4<-matrix(0,g_max,patch)
spread4[1,1]<-N_0
spread5<-matrix(0,g_max,patch)
spread5[1,1]<-N_0
spread6<-matrix(0,g_max,patch)
spread6[1,1]<-N_0
spread7<-matrix(0,g_max,patch)
spread7[1,1]<-N_0
spread8<-matrix(0,g_max,patch)
spread8[1,1]<-N_0
spreadttl<-matrix(0,g_max,patch)
spreadttl[1,]<-N_0*8


#Seeds Dispersed
#vector for storing seeds produced, resets each generation
seeds1<-vector("numeric", patch)
seeds2<-vector("numeric",patch)
seeds3<-vector("numeric",patch)
seeds4<-vector("numeric",patch)
seeds5<-vector("numeric",patch)
seeds6<-vector("numeric",patch)
seeds7<-vector("numeric",patch)
seeds8<-vector("numeric",patch)
#matrix containing number of plants/seeds in each patch after dispersal
#rows are originating patches where seeds were produced,
#coloumns are where they disperse to
seedsd1<-matrix(0,patch,patch)
seedsd2<-matrix(0,patch,patch)
seedsd3<-matrix(0,patch,patch)
seedsd4<-matrix(0,patch,patch)
seedsd5<-matrix(0,patch,patch)
seedsd6<-matrix(0,patch,patch)
seedsd7<-matrix(0,patch,patch)
seedsd8<-matrix(0,patch,patch)

#Pairwise Distances Matrix
#Distances between patch i,j for row i 
#and coloumn j
pwdist<-matrix(NA,patch,patch)
for (i in 1:patch){
  for (j in 1:patch){
    pwdist[i,j]<-dvect[j]-dvect[i]
  }
}

# vectors for storing colonized patches
colt<-vector("numeric", g_max)

#Matrix for storing advance per gen.
pmg5<-matrix(NA,nsim,g_max)


####################################################################
## ---- chunk 11
#Run Simulation
for (x in 1:nsim){
 for (i in 1:(g_max-1)){ #for each generation
  total<-spreadttl[i,]
  # ratio<-spread[i,]/total
  # ratio[is.nan(ratio)] <- 0
  seeds1<-gNty(spread1[i,],total,lambda1)
  seeds2<-gNty(spread2[i,],total,lambda2)
  seeds3<-gNty(spread3[i,],total,lambda3)
  seeds4<-gNty(spread4[i,],total,lambda4)
  seeds5<-gNty(spread5[i,],total,lambda5)
  seeds6<-gNty(spread6[i,],total,lambda6)
  seeds7<-gNty(spread7[i,],total,lambda7)
  seeds8<-gNty(spread8[i,],total,lambda8)

  for (j in 1:patch){ #disperse seeds
    seedsd1[j,]<-disperse(seeds1[j],j,m1)
    seedsd2[j,]<-disperse(seeds2[j],j,m2)
    seedsd3[j,]<-disperse(seeds3[j],j,m3)
    seedsd4[j,]<-disperse(seeds4[j],j,m4)
    seedsd5[j,]<-disperse(seeds5[j],j,m5)
    seedsd6[j,]<-disperse(seeds6[j],j,m6)
    seedsd7[j,]<-disperse(seeds7[j],j,m7)
    seedsd8[j,]<-disperse(seeds8[j],j,m8)
  }
  spread1[i+1,]<-apply(seedsd1,2,sum) #fill in next row in population matrix
  spread2[i+1,]<-apply(seedsd2,2,sum)
  spread3[i+1,]<-apply(seedsd3,2,sum)
  spread4[i+1,]<-apply(seedsd4,2,sum)
  spread5[i+1,]<-apply(seedsd5,2,sum)
  spread6[i+1,]<-apply(seedsd6,2,sum)
  spread7[i+1,]<-apply(seedsd7,2,sum)
  spread8[i+1,]<-apply(seedsd8,2,sum)
  spreadttl[i+1,]<-spread1[i+1,]+spread2[i+1,]+spread3[i+1,]+spread4[i+1,]+spread5[i+1,]+spread6[i+1,]+spread7[i+1,]+spread8[i+1,]
  colt[i]<-lemove(spreadttl[i+1,])
}
pmg5[x,]<-colt

  plot(spread1[g_max,]~dvect, type="l", col="red",ylim=c(0,300),main="Population after 20 Generations of Spread",  xlab="Patch Distance from Origin", ylab="Number of Individuals",lwd=2)
  lines(x=dvect,y=spread2[g_max,], col="darkorange",lwd=2)
  lines(x=dvect,y=spread3[g_max,], col="goldenrod",lwd=2)
  lines(x=dvect,y=spread4[g_max,], col="yellowgreen",lwd=2)
  lines(x=dvect,y=spread5[g_max,], col="springgreen2",lwd=2)
  lines(x=dvect,y=spread6[g_max,], col="turquoise3",lwd=2)
  lines(x=dvect,y=spread7[g_max,], col="royalblue2",lwd=2)
  lines(x=dvect,y=spread8[g_max,], col="navy",lwd=2)
  
  legend("topright", legend=c("Dispersive", "","","","","","", " Fecund"),col=c("red","darkorange","goldenrod","yellowgreen","springgreen2","turquoise3","royalblue2","  navy"), lty=1,seg.len = 1,y.intersp = 0.5)
  
}
mppg5<-vector("numeric",g_max)
mppg5<-apply(pmg3,2,mean)
plot(pmg5[1,1:19],main="Movement of Leading Edge over 20 Generations",ylab="Distance from Starting Patch", xlab="Generation",type="l", lty=2,col="grey",ylim=c(0,150))
lines(pmg5[2,1:19],lty=2,col="grey")
lines(pmg5[3,1:19],lty=2,col="grey")
lines(pmg5[4,1:19],lty=2,col="grey")
lines(pmg5[5,1:19],lty=2,col="grey")
lines(pmg5[6,1:19],lty=2,col="grey")
lines(pmg5[7,1:19],lty=2,col="grey")
lines(pmg5[8,1:19],lty=2,col="grey")
lines(pmg5[9,1:19],lty=2,col="grey")
lines(pmg5[10,1:19],lty=2,col="grey")
lines(mppg5[1:19],lty=1,lwd=2)
legend(x="topleft", legend=c("Mean","Replicates"),lty=c(1,2),col=c("black","grey"))
## ---- chunk 12
#########################################################

# parameters

#intrinsic rate of increase (lowest)
lambda1 <- 16.3
#intrinsic rate of increase
lambda2 <- 21.7
#intrinsic rate of increase
lambda3 <- 31
#intrinsic rate of increase
lambda4 <- 39.2
#intrinsic rate of increase
lambda5 <- 46.8
#intrinsic rate of increase
lambda6 <- 53.9
#intrinsic rate of increase
lambda7 <- 60.5
#intrinsic rate of increase (highest)
lambda8 <- 66.9
#intraspecific competition
alpha <- .2
#distance decay rate (highest)
m1 <- 0.5
#distance decay rate 
m2<-0.75
#distance decay rate 
m3<-1.25
#distance decay rate 
m4<-1.75
#distance decay rate 
m5<-2.25
#distance decay rate 
m6<-2.75
#distance decay rate 
m7<-3.25
#distance decay rate 
m8<-3.75
#starting population for each strategy
N_0 <- 2
# number of simulations to run
nsim<-10
#number of generations to simulate 
g_max <- 20
#distance between patches vector
dpatch <- 4
#Define distance vector (for now must be integer distances between patches)
dvect <- seq(from=0,length.out = 40,by=dpatch)
#number of patches
patch <- length(dvect)
# p1<-seq(from=0,length.out=3,by=1)
# p2<-seq(from=8,length.out=3,by=1)
# p3<-seq(from=13,length.out=5,by=1)
# dvect<-c(p1,p2,p3)

##########################################################

#functions

#seed production function
gNty <- function(j,k,lambda){ #j is subpopulation, k is total
  seeds<-vector()
  jnext<-(lambda*j)/(1+alpha*(k-1))
  seeds<-c(seeds,jnext)
  return(round(seeds,0))
}

#dispersal function second version -- refactored to remove unnecessary loops and seperate steps into helpers
disperse<-function(x,y,m){ # x is the number of seeds in the patch
  # y is the coloumn index of the patch 
  # m is the parameter defining the dispersal kernel
  pmove<-vector("numeric", patch)
  if (x==0)
    return(pmove)
  else
    move<-distance(x,m)*direction(x)
  for (i in 1:x){ #this moves seeds to their new home, x is number of seeds, compute for each seed 
    for (j in 1:patch){ #this finds the corresponding home for each seed 
     # place(move[i],pwdist[y,j],pmove[j])
      if (move[i]==pwdist[y,j])
      {pmove[j]<-pmove[j]+1}
    }
  }
 return(pmove) 
}
#dispersal helper -- generate random distances, parameters are from disperse
distance<-function(x,m){
  dist<-round(rexp(x,m),0)
  return(dist)
}

#dispersal helper -- generate random directions,x is as disperse
direction<-function(x){
  dir<-rbinom(x,1,0.5)
  sapply(dir,refactor)
}

#direction helper -- refactor 0 to -1
refactor<-function(x){ #  x is values from binomial 
  if (x==0)
    x<- -1
  else x
}

#calculate how many new patches are colonized at the leading edge this generation
lemove<-function(x){ #x is the row in spread matrix corresponding to time t
  moved<-patch-pleft(rev(x))
  moved<-dvect[moved]
  return(moved)
}


#lemove helper how many patches left to colonize
pleft<-function(x){ # x is from lemove, 
  y<-0
  for (k in 1:patch){
    if (x[k] != 0){
      break
    }
    else y<-y+1
  }
  return(y)
}

#calculate how many patches the leading edge moves each generation
# assumes that only one patch is colonized at start
speed<- function(x,y){ # x is vector of the leading edge patch each generation
  # y is the output vector, showing the number of patches the leading edge moved
  for (i in 1:g_max){
    if (i == 1){
      y[i]<-x[i]-1
   }
    else if (x[i] == 0){
     y[i]<-0
   }
    else
      y[i]=x[i]-x[i-1]
  }
  return(y)
}
##########################################################

# Initialize structures for storing data

#Population Spread Matrix
#Adds values to each row for each generation
#Coloumns correspond to patches defined by dvect
spread1<-matrix(0,g_max,patch)
spread1[1,1]<-N_0
spread2<-matrix(0,g_max,patch)
spread2[1,1]<-N_0
spread3<-matrix(0,g_max,patch)
spread3[1,1]<-N_0
spread4<-matrix(0,g_max,patch)
spread4[1,1]<-N_0
spread5<-matrix(0,g_max,patch)
spread5[1,1]<-N_0
spread6<-matrix(0,g_max,patch)
spread6[1,1]<-N_0
spread7<-matrix(0,g_max,patch)
spread7[1,1]<-N_0
spread8<-matrix(0,g_max,patch)
spread8[1,1]<-N_0
spreadttl<-matrix(0,g_max,patch)
spreadttl[1,]<-N_0*8


#Seeds Dispersed
#vector for storing seeds produced, resets each generation
seeds1<-vector("numeric", patch)
seeds2<-vector("numeric",patch)
seeds3<-vector("numeric",patch)
seeds4<-vector("numeric",patch)
seeds5<-vector("numeric",patch)
seeds6<-vector("numeric",patch)
seeds7<-vector("numeric",patch)
seeds8<-vector("numeric",patch)
#matrix containing number of plants/seeds in each patch after dispersal
#rows are originating patches where seeds were produced,
#coloumns are where they disperse to
seedsd1<-matrix(0,patch,patch)
seedsd2<-matrix(0,patch,patch)
seedsd3<-matrix(0,patch,patch)
seedsd4<-matrix(0,patch,patch)
seedsd5<-matrix(0,patch,patch)
seedsd6<-matrix(0,patch,patch)
seedsd7<-matrix(0,patch,patch)
seedsd8<-matrix(0,patch,patch)

#Pairwise Distances Matrix
#Distances between patch i,j for row i 
#and coloumn j
pwdist<-matrix(NA,patch,patch)
for (i in 1:patch){
  for (j in 1:patch){
    pwdist[i,j]<-dvect[j]-dvect[i]
  }
}

# vectors for storing colonized patches
col1<-vector("numeric", g_max)
col2<-vector("numeric", g_max)
col3<-vector("numeric", g_max)
col4<-vector("numeric", g_max)
col5<-vector("numeric", g_max)
col6<-vector("numeric", g_max)
col7<-vector("numeric", g_max)
col8<-vector("numeric", g_max)
colt<-vector("numeric", g_max)

#Matrix for storing advance per gen.
pmg6<-matrix(NA,nsim,g_max)
####################################################################
## ---- chunk 13
#Run Simulation
for (x in 1:nsim){
 for (i in 1:(g_max-1)){ #for each generation
  total<-spreadttl[i,]
  # ratio<-spread[i,]/total
  # ratio[is.nan(ratio)] <- 0
  seeds1<-gNty(spread1[i,],total,lambda1)
  seeds2<-gNty(spread2[i,],total,lambda2)
  seeds3<-gNty(spread3[i,],total,lambda3)
  seeds4<-gNty(spread4[i,],total,lambda4)
  seeds5<-gNty(spread5[i,],total,lambda5)
  seeds6<-gNty(spread6[i,],total,lambda6)
  seeds7<-gNty(spread7[i,],total,lambda7)
  seeds8<-gNty(spread8[i,],total,lambda8)

  for (j in 1:patch){ #disperse seeds
    seedsd1[j,]<-disperse(seeds1[j],j,m1)
    seedsd2[j,]<-disperse(seeds2[j],j,m2)
    seedsd3[j,]<-disperse(seeds3[j],j,m3)
    seedsd4[j,]<-disperse(seeds4[j],j,m4)
    seedsd5[j,]<-disperse(seeds5[j],j,m5)
    seedsd6[j,]<-disperse(seeds6[j],j,m6)
    seedsd7[j,]<-disperse(seeds7[j],j,m7)
    seedsd8[j,]<-disperse(seeds8[j],j,m8)
  }
  spread1[i+1,]<-apply(seedsd1,2,sum) #fill in next row in population matrix
  spread2[i+1,]<-apply(seedsd2,2,sum)
  spread3[i+1,]<-apply(seedsd3,2,sum)
  spread4[i+1,]<-apply(seedsd4,2,sum)
  spread5[i+1,]<-apply(seedsd5,2,sum)
  spread6[i+1,]<-apply(seedsd6,2,sum)
  spread7[i+1,]<-apply(seedsd7,2,sum)
  spread8[i+1,]<-apply(seedsd8,2,sum)
  spreadttl[i+1,]<-spread1[i+1,]+spread2[i+1,]+spread3[i+1,]+spread4[i+1,]+spread5[i+1,]+spread6[i+1,]+spread7[i+1,]+spread8[i+1,]

  colt[i]<-lemove(spreadttl[i+1,])
 }
pmg6[x,]<-colt
  plot(spread1[g_max,]~dvect, type="l", col="red",ylim=c(0,300),main="Population after 20 Generations of Spread",  xlab="Patch Distance from Origin", ylab="Number of Individuals",lwd=2)
  lines(x=dvect,y=spread2[g_max,], col="darkorange",lwd=2)
  lines(x=dvect,y=spread3[g_max,], col="goldenrod",lwd=2)
  lines(x=dvect,y=spread4[g_max,], col="yellowgreen",lwd=2)
  lines(x=dvect,y=spread5[g_max,], col="springgreen2",lwd=2)
  lines(x=dvect,y=spread6[g_max,], col="turquoise3",lwd=2)
  lines(x=dvect,y=spread7[g_max,], col="royalblue2",lwd=2)
  lines(x=dvect,y=spread8[g_max,], col="navy",lwd=2)
  
  legend("topright", legend=c("Dispersive", "","","","","","", " Fecund"),col=c("red","darkorange","goldenrod","yellowgreen","springgreen2","turquoise3","royalblue2","  navy"), lty=1,seg.len = 1,y.intersp = 0.5)
  
}
mppg6<-vector("numeric",g_max)
mppg6<-apply(pmg4,2,mean)
plot(pmg6[1,1:19],main="Movement of Leading Edge over 20 Generations",ylab="Distance from Starting Patch", xlab="Generation",type="l", lty=2,col="grey",ylim=c(0,100))
lines(pmg6[2,1:19],lty=2,col="grey")
lines(pmg6[3,1:19],lty=2,col="grey")
lines(pmg6[4,1:19],lty=2,col="grey")
lines(pmg6[5,1:19],lty=2,col="grey")
lines(pmg6[6,1:19],lty=2,col="grey")
lines(pmg6[7,1:19],lty=2,col="grey")
lines(pmg6[8,1:19],lty=2,col="grey")
lines(pmg6[9,1:19],lty=2,col="grey")
lines(pmg6[10,1:19],lty=2,col="grey")
lines(mppg6[1:19],lty=1,lwd=2)
legend(x="topleft", legend=c("Mean","Replicates"),lty=c(1,2),col=c("black","grey"))
## ---- chunk 14
ls1<-pmg1[,g_max-1]/g_max
ls2<-pmg2[,g_max-1]/g_max
ls3<-pmg3[,g_max-1]/g_max
ls4<-pmg4[,g_max-1]/g_max
ls5<-pmg5[,g_max-1]/g_max
ls6<-pmg6[,g_max-1]/g_max
boxplot(ls1,ls2,ls3,ls4,ls5,ls6, main="Patches Advanced per Generation", col=c("beige","grey","lavender","lightblue","tan","lightgreen"))
legend(x="topright",legend=c("No gaps", "1:1 patch/gap", "2:2 patch/gap","1:2 patch/gap","4:4 patch/gap","1:4 patch/gap"), col=c("beige","grey","lavender","lightblue","tan","lightgreen"), pch=16,ncol=3)
